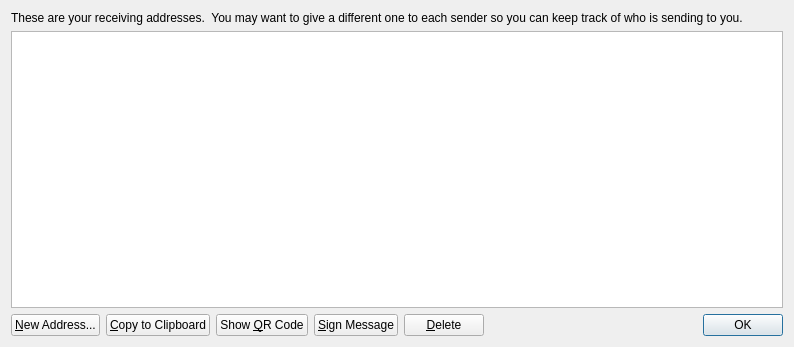
<?xml version="1.0" encoding="UTF-8"?>
<ui version="4.0">
 <class>AddressBookPage</class>
 <widget class="QWidget" name="AddressBookPage">
  <property name="geometry">
   <rect>
    <x>0</x>
    <y>0</y>
    <width>794</width>
    <height>347</height>
   </rect>
  </property>
  <property name="windowTitle">
   <string>Address Book</string>
  </property>
  <layout class="QVBoxLayout" name="verticalLayout">
   <item>
    <widget class="QLabel" name="labelExplanation">
     <property name="text">
      <string>These are your receiving addresses.  You may want to give a different one to each sender so you can keep track of who is sending to you.</string>
     </property>
     <property name="textFormat">
      <enum>Qt::AutoText</enum>
     </property>
     <property name="wordWrap">
      <bool>true</bool>
     </property>
    </widget>
   </item>
   <item>
    <widget class="QTableView" name="tableView">
     <property name="toolTip">
      <string>Double-click to edit address or label</string>
     </property>
     <property name="alternatingRowColors">
      <bool>true</bool>
     </property>
     <property name="selectionMode">
      <enum>QAbstractItemView::SingleSelection</enum>
     </property>
     <property name="selectionBehavior">
      <enum>QAbstractItemView::SelectRows</enum>
     </property>
     <property name="sortingEnabled">
      <bool>true</bool>
     </property>
     <attribute name="verticalHeaderVisible">
      <bool>false</bool>
     </attribute>
    </widget>
   </item>
   <item>
    <layout class="QHBoxLayout" name="horizontalLayout">
     <item>
      <widget class="QPushButton" name="newAddressButton">
       <property name="toolTip">
        <string>Create a new address</string>
       </property>
       <property name="text">
        <string>&amp;New Address...</string>
       </property>
      </widget>
     </item>
     <item>
      <widget class="QPushButton" name="copyToClipboard">
       <property name="toolTip">
        <string>Copy the currently selected address to the system clipboard</string>
       </property>
       <property name="text">
        <string>&amp;Copy to Clipboard</string>
       </property>
      </widget>
     </item>
     <item>
      <widget class="QPushButton" name="showQRCode">
       <property name="text">
        <string>Show &amp;QR Code</string>
       </property>
      </widget>
     </item>
     <item>
      <widget class="QPushButton" name="signMessage">
       <property name="toolTip">
        <string>Sign a message to prove you own this B&amp;C Exchange address</string>
       </property>
       <property name="text">
        <string>&amp;Sign Message</string>
       </property>
      </widget>
     </item>
     <item>
      <widget class="QPushButton" name="deleteButton">
       <property name="toolTip">
        <string>Delete the currently selected address from the list. Only sending addresses can be deleted.</string>
       </property>
       <property name="text">
        <string>&amp;Delete</string>
       </property>
      </widget>
     </item>
     <item>
      <spacer name="horizontalSpacer">
       <property name="orientation">
        <enum>Qt::Horizontal</enum>
       </property>
       <property name="sizeHint" stdset="0">
        <size>
         <width>40</width>
         <height>20</height>
        </size>
       </property>
      </spacer>
     </item>
     <item>
      <widget class="QDialogButtonBox" name="buttonBox">
       <property name="sizePolicy">
        <sizepolicy hsizetype="Maximum" vsizetype="Fixed">
         <horstretch>0</horstretch>
         <verstretch>0</verstretch>
        </sizepolicy>
       </property>
       <property name="standardButtons">
        <set>QDialogButtonBox::Ok</set>
       </property>
      </widget>
     </item>
    </layout>
   </item>
  </layout>
 </widget>
 <resources/>
 <connections/>
</ui>
